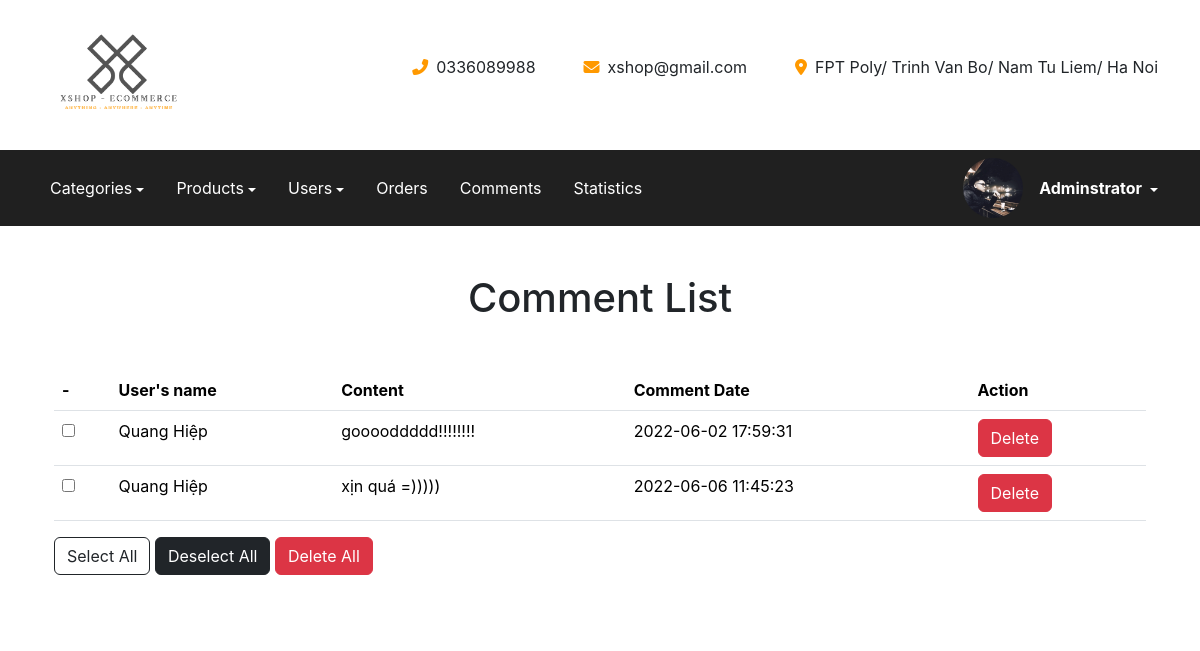
The app's page /admin/?page=comment-list (signed in) with its own data.
### tables this page shows
CREATE TABLE `users` (
  `user_id` varchar(20) NOT NULL,
  `user_password` varchar(20) NOT NULL,
  `user_name` varchar(20) NOT NULL,
  `email` varchar(100) NOT NULL,
  `address` text NOT NULL,
  `phone` varchar(10) NOT NULL,
  `avatar` varchar(999) NOT NULL DEFAULT 'default.jpg',
  `role_id` int(2) NOT NULL
);

CREATE TABLE `comments` (
  `comment_id` int(100) NOT NULL,
  `content` varchar(255) NOT NULL,
  `user_id` varchar(20) NOT NULL,
  `product_id` int(10) DEFAULT NULL,
  `comment_date` timestamp NOT NULL DEFAULT current_timestamp() ON UPDATE current_timestamp()
);

### lib/execute_query.php (called while the page is built, shortened)
<?php
function get_db_connection()
{
    $connection = new mysqli("localhost", "root", "", "ecommerce");
    return $connection;
}
function select_single_record($sql)
{
    try {
        $connection = get_db_connection();
        $statement = $connection->prepare($sql);
        if ($statement->execute()) {
            $result = $statement->get_result();
            $data = $result->fetch_assoc();
            if (!is_null($data))  return $data;
        } else throw new Exception("SQL SELECT Syntax Error!");
    } catch (Exception $e) {
        echo "<span class='text-danger fw-bold'>Message: {$e->getMessage()}</span>";
    }
}
function select_all_records($sql)
{
    try {
        $connection = get_db_connection();
        $statement = $connection->prepare($sql);
        if ($statement->execute()) {
            $result = $statement->get_result();
            $data = $result->fetch_all(MYSQLI_ASSOC);
            if (!is_null($data))  return $data;
        } else throw new Exception("SQL Syntax Error");
    } catch (Exception $e) {
        echo "<span class='text-danger fw-bold'>Message: {$e->getMessage()}</span>";
    }
}

### admin/comment-list.php (the view, shortened to what this page needs)
<?php
$sql = "SELECT * FROM comments INNER JOIN users ON comments.user_id = users.user_id";
$comments = select_all_records($sql);
?>
<div class="container bg-white py-5">
    <h1 class="text-center mb-5">Comment List</h1>
    <form action="?page=comment-del" method="POST" onsubmit="return confirm(`Do you want to delete all of these comments?`)">
        <table class="table">
            <thead>
                <tr>
                    <th>-</th>
                    <th>User's name</th>
                    <th>Content</th>
                    <th>Comment Date</th>
                    <th>Action</th>
                </tr>
            </thead>
            <tbody>
                <?php
                if (!empty($comments)) {
                    foreach ($comments as $cmt) : extract($cmt)
                ?>
                        <tr>
                            <td><input type="checkbox" class="check-box" name="delId[]" value=<?= $comment_id ?>></td>
                            <td><?= $user_name ?></td>
                            <td><?= $content ?></td>
                            <td><?= $comment_date ?></td>
                            <td>
                                <a href=<?= "?page=comment-del&delId={$comment_id}" ?> class="btn btn-danger" onclick="return confirm('Delete this comment ?')">Delete</a>
                            </td>
                        </tr>
                <?php
                    endforeach;
                } else
                    echo "<tr><td colspan='7' class='text-center text-danger fw-bold'>There is no comment !</td></tr>";
                ?>
            </tbody>
        </table>
        <div class="form-group">
            <button type="button" class="btn bg-tranparent border border-dark" onclick="selectAll()">Select All</button>
            <button type="button" class="btn btn-dark" onclick="deselectAll()">Deselect All</button>
            <button type="submit" name="delete-all" class="btn btn-danger">Delete All</button>
        </div>
    </form>
</div>

### components/header-admin.php (shortened to what this page needs)
<div class="header-top">
    <div class="container d-flex justify-content-between align-items-center container-fluid">
        <a href="http://localhost:8080/ecommerce/admin/">
            <img src="../assets/img/Xshop-logo.png" alt="" class="logo img-fluid" style="max-width: 150px" />
        </a>
        <div class="header-contact">
            <ul class="d-flex justify-content-end gap-5">
                <li class="d-flex justify-content-center gap-2">
                    <span style="color: var(--secondary)"><i class="fas fa-phone-alt"></i></span>
                    <span>0336089988</span>
                </li>
                <li class="d-flex justify-content-center gap-2">
                    <span style="color: var(--secondary)"><i class="fas fa-envelope"></i></span>
                    <span>xshop@gmail.com</span>
                </li>
                <li class="d-flex justify-content-center gap-2">
                    <span style="color: var(--secondary)"><i class="fas fa-map-marker-alt"></i></span>
                    <span>FPT Poly/ Trinh Van Bo/ Nam Tu Liem/ Ha Noi</span>
                </li>
            </ul>
        </div>
    </div>
</div>
<div class="header-menu">
    <nav class="navbar navbar-expand-lg" style="background-color:var(--primary)">
        <div class="container">
            <div class="collapse navbar-collapse" id="navbarSupportedContent">
                <ul class="navbar-nav me-auto mb-2 mb-lg-0 d-flex justify-content-start gap-3">
                    <li class="nav-item dropdown">
                        <a class="nav-link dropdown-toggle" href="#" id="navbarDropdown" role="button" data-bs-toggle="dropdown" aria-expanded="false">Categories</a>
                    </li>
                    <li class="nav-item dropdown">
                        <a class="nav-link dropdown-toggle" href="#" id="navbarDropdown" role="button" data-bs-toggle="dropdown" aria-expanded="false">Products</a>
                    </li>
                    <li class="nav-item dropdown">
                        <a class="nav-link dropdown-toggle" href="?page=ad-user-list" id="navbarDropdown" role="button" data-bs-toggle="dropdown" aria-expanded="false">Users</a>
                    </li>
                    <li class="nav-item">
                        <a class="nav-link" href="?page=order-list&filterby=all">Orders</a>
                    </li>
                    <li class="nav-item">
                        <a class="nav-link" href="?page=comment-list">Comments</a>
                    </li>
                    <li class="nav-item">
                        <a class="nav-link" href="?page=statistic">Statistics</a>
                    </li>
                </ul>
                <div class="d-flex justify-content-end align-items-center gap-3">
                    <img src=<?php echo $ROOT_AVATAR  . $userData['avatar'] ?> alt="" class="rounded-circle" id="header-avatar" style="max-width:60px">
                    <li class="nav-item dropdown d-block">
                        <a class="nav-link dropdown-toggle align-middle fw-bold" href="" id="navbarDropdown" role="button" data-bs-toggle="dropdown" aria-expanded="false">
                            <?= (isset($_SESSION['user_name'])) ? $_SESSION['user_name'] : "" ?>
                        </a>
                    </li>
                </div>
            </div>
        </div>
    </nav>
</div>

### styles/css/main.css (style rules this page uses)
html { scroll-behavior: initial; }
body { font-family: -apple-system, BlinkMacSystemFont, "Segoe UI", Roboto, Oxygen, Ubuntu, Cantarell, "Open Sans", "Helvetica Neue", sans-serif; }
:root { --primary: #202020; --secondary: #ff9900; --form-control-text: #858585; --form-submit-btn-border: #00ff19; --bg-primary: #494949; }
.header-menu .nav-link { color: #fff; }
.dropdown-toggle::after { vertical-align: middle; }

### records on screen
users: avatar (placeholder picture)
comments: user.user_name "Quang Hiệp", content "gooooddddd!!!!!!!!", comment_date "2022-06-02 17:59:31"
comments: user.user_name "Quang Hiệp", content "xịn quá =)))))", comment_date "2022-06-06 11:45:23"

### other values on screen
$_SESSION['user_name'] "Adminstrator"
